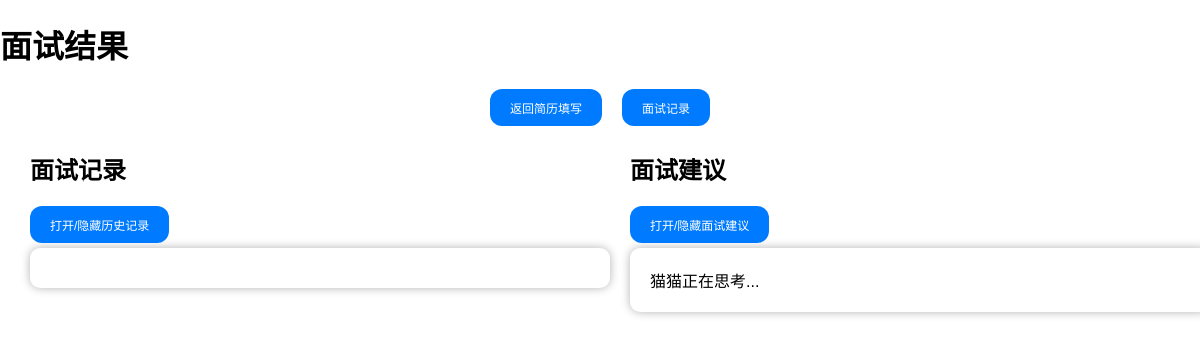
/result, run on an earlier commit of the app's database.
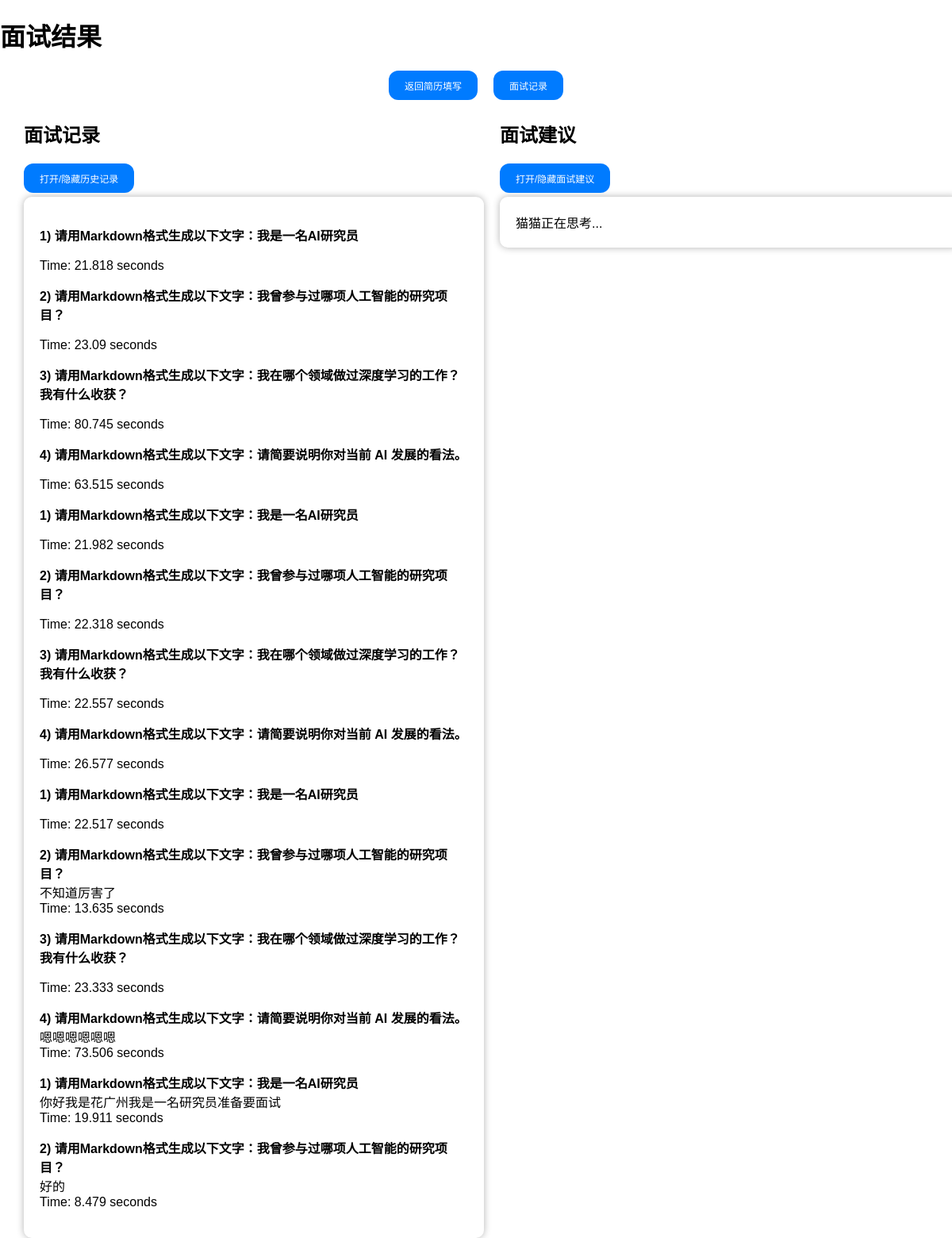
And on a later commit of the database.
### models.py (models this page shows)
class InterviewRecord(db.Model):
    id = db.Column(db.Integer, primary_key=True)
    job_title = db.Column(db.String(100), nullable=False)
    question = db.Column(db.Text, nullable=False)
    answer = db.Column(db.Text, nullable=False)
    duration = db.Column(db.Float, nullable=False)
    timestamp = db.Column(db.Float, nullable=False)
    interview_id = db.Column(db.String(100), nullable=False)  # 关联每次面试的唯一ID

### app.py (the view)
@app.route('/result', methods=['GET'])
def result():
    job_title = 'offercat'
    job_description = job_title
    resume_text = job_title
    interview_id = job_title
    if session and session['job_title'] and session['job_description'] and session['resume_text'] and session['interview_id']:
        job_title = session['job_title']
        job_description = session['job_description']
        resume_text = session['resume_text']
        interview_id = session['interview_id']
    records = InterviewRecord.query.filter_by(interview_id=interview_id).all()  # 获取当前面试的记录
    interview = Interview.query.filter_by(interview_id=interview_id).first()
    if interview and interview.interview_feedback:
        return render_template('result.html', records=records, interview_feedback=interview.interview_feedback)
    return render_template('result.html', records=records)

### templates/result.html (shortened to what this page needs)
<!DOCTYPE html>
<html lang="en">
<head>
    <link rel="stylesheet" href="{{ url_for('static', filename='css/styles.css') }}">
    <link rel="stylesheet" href="{{ url_for('static', filename='css/highlight.css') }}">
    <link rel="stylesheet" href="{{ url_for('static', filename='css/setting.css') }}">
</head>
<body>
    <h1>面试结果</h1>
    <div id="buttons-container">
        <button class="test-button" onclick="window.location.href='/go_back_init'">返回简历填写</button>
        <button class="test-button" onclick="window.location.href='/history'">面试记录</button>
    </div>
    <div id="layer-container">
        <div id="layer2">
            <h2>面试记录</h2>
            <button onclick="toggletag('history')" class="test-button">打开/隐藏历史记录</button>
            <div  id="history"  class="response-box-test">
                {% for record in records %}
                <p><strong>{{ record.question }}</strong><br>{{ record.answer }}<br>Time: {{ record.duration }} seconds</p>
                {% endfor %}
            </div>
        </div>
        <div id="layer2">
            <h2>面试建议</h2>
            <button onclick="toggletag('ai_suggestions')" class="test-button">打开/隐藏面试建议</button>
            <div id="ai_suggestions"  class="response-box-test">
                {% if interview_feedback %}
                {{ interview_feedback|safe }}
                {% else %}
                猫猫正在思考...
                {% endif %}
            </div>
        </div>
    </div>
</body>
</html>

### static/css/styles.css (style rules this page uses)
body { font-family: Arial, sans-serif; margin: 0; padding: 0; display: flex; flex-direction: column; width: 100vw; overflow: auto; }
.test-button { padding: 10px 20px; font-size: 12px; color: #fff; background-color: #007bff; border: none; border-radius: 12px; cursor: pointer; margin-bottom: 5px; }
.response-box-test { width: 100% ; background-color: white; border-radius: 10px; padding: 20px; box-shadow: 0 0 10px rgba(0,0,0,0.3); overflow-y: auto; }
#layer2 { width: 45vw; }
#layer-container { display: flex; flex-wrap: wrap; justify-content: center; align-items: flex-start; gap: 5vw; width: 100vw; flex-direction: row; }
#buttons-container { display: flex; justify-content: center; align-items: center; gap: 20px; width: 100%; }

What changed in the data, as far as the page shows it:
added InterviewRecord: question "1) 请用Markdown格式生成以下文字：我是一名AI研究员", duration "21.818"
added InterviewRecord: question "2) 请用Markdown格式生成以下文字：我曾参与过哪项人工智能的研究项目？", duration "23.09"
added InterviewRecord: question "3) 请用Markdown格式生成以下文字：我在哪个领域做过深度学习的工作？我有什么收获？", duration "80.745"
added InterviewRecord: question "4) 请用Markdown格式生成以下文字：请简要说明你对当前 AI 发展的看法。", duration "63.515"
added InterviewRecord: question "1) 请用Markdown格式生成以下文字：我是一名AI研究员", duration "21.982"
added InterviewRecord: question "2) 请用Markdown格式生成以下文字：我曾参与过哪项人工智能的研究项目？", duration "22.318"
added InterviewRecord: question "3) 请用Markdown格式生成以下文字：我在哪个领域做过深度学习的工作？我有什么收获？", duration "22.557"
added InterviewRecord: question "4) 请用Markdown格式生成以下文字：请简要说明你对当前 AI 发展的看法。", duration "26.577"
added InterviewRecord: question "1) 请用Markdown格式生成以下文字：我是一名AI研究员", duration "22.517"
added InterviewRecord: question "2) 请用Markdown格式生成以下文字：我曾参与过哪项人工智能的研究项目？", answer "不知道厉害了", duration "13.635"
added InterviewRecord: question "3) 请用Markdown格式生成以下文字：我在哪个领域做过深度学习的工作？我有什么收获？", duration "23.333"
added InterviewRecord: question "4) 请用Markdown格式生成以下文字：请简要说明你对当前 AI 发展的看法。", answer "嗯嗯嗯嗯嗯嗯", duration "73.506"
added InterviewRecord: question "1) 请用Markdown格式生成以下文字：我是一名AI研究员", answer "你好我是花广州我是一名研究员准备要面试", duration "19.911"
added InterviewRecord: question "2) 请用Markdown格式生成以下文字：我曾参与过哪项人工智能的研究项目？", answer "好的", duration "8.479"
